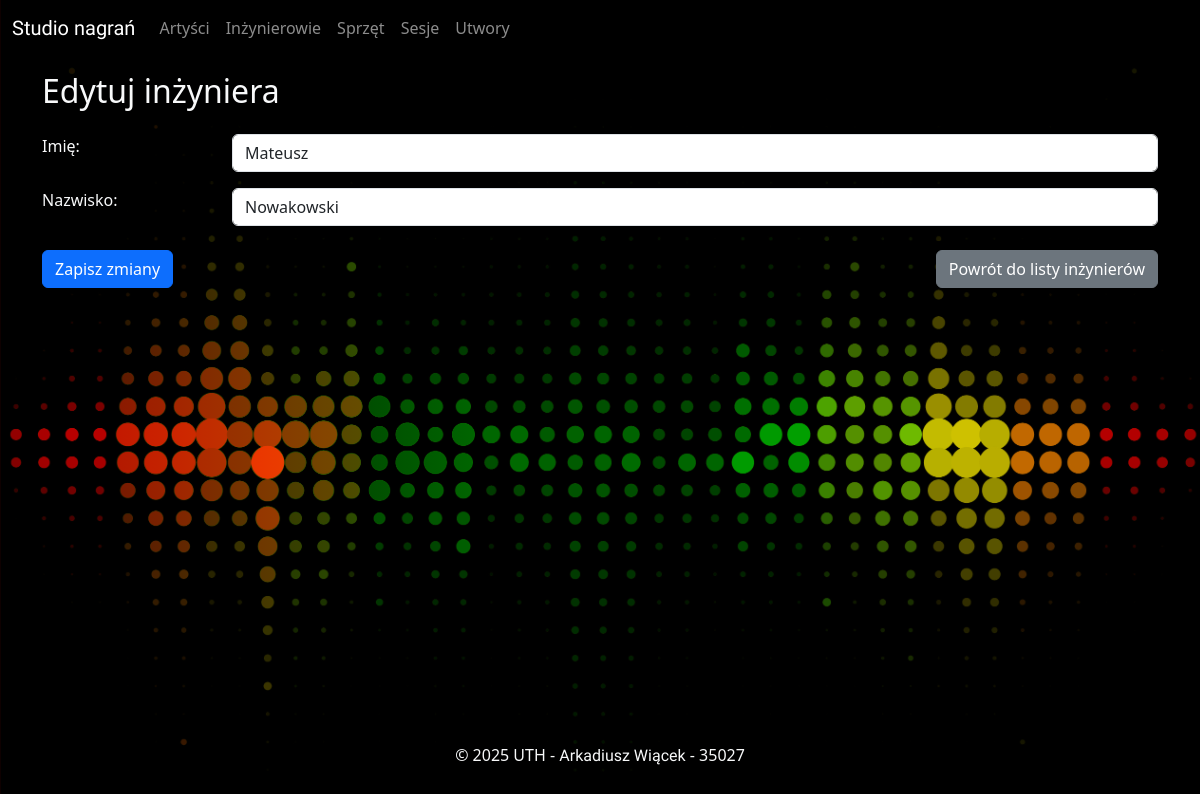
Before: /inzynierowie/edytuj/10 with the older database file.
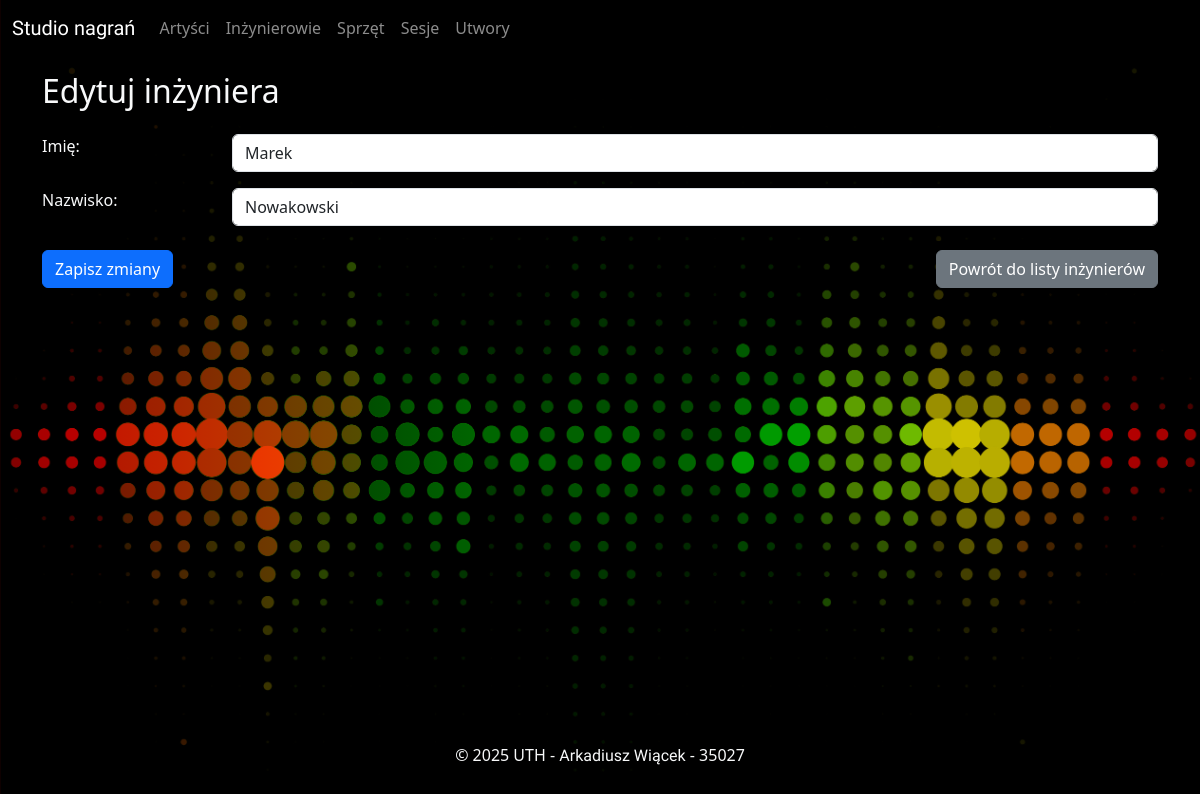
After: the same page with the newer database file.
### app/models.py (models this page shows)
class Inzynierowie(base):
    __tablename__ = "inzynierowie"
    IdInzyniera = Column(Integer, primary_key=True)
    Imie = Column(String)
    Nazwisko = Column(String)
    sesje = relationship(
        "Sesje", back_populates="inzynierowie", cascade="all, delete-orphan"
    )

### app/views/inzynierowie.py (the view, shortened to what this page needs)
@inzynierowie_bp.route("/edytuj/<int:id_inzyniera>", methods=["GET", "POST"])
def edytuj_inzyniera_view(id_inzyniera: int):
    inzynier = get_by_id(Inzynierowie, id_inzyniera)
    return render_template("edytuj_inzyniera.html", inzynier=inzynier)

### app/services.py (called while the page is built)
@contextmanager
def get_db_session():
    session = database.session()
    try:
        yield session
        session.commit()
    except Exception:
        session.rollback()
        raise
    finally:
        session.close()

def get_by_id(model_class, id_value):
    pk_name = list(model_class.__table__.primary_key.columns)[0].name
    with get_db_session() as session:
        return session.query(model_class).filter(getattr(model_class, pk_name) == id_value).first()

### app/templates/edytuj_inzyniera.html (shortened to what this page needs)
{% extends "base.html" %}
{% block content %}
    <div class="container">
        <div class="row py-1 py-sm-3">
            <div class="col text-light">
                <h2>
                    Edytuj inżyniera
                </h2>
            </div>
        </div>
        <div class="row">
            <div class="col text-light">
                <form method="post">
                    <div class="row mb-3">
                        <label class="col-sm-2" for="imie">
                            Imię:
                        </label>
                        <div class="col-sm-10">
                            <input type="text"
                                   name="imie"
                                   id="imie"
                                   class="form-control"
                                   value="{{ inzynier.Imie }}"
                                   required>
                        </div>
                    </div>
                    <div class="row mb-3">
                        <label class="col-sm-2" for="nazwisko">
                            Nazwisko:
                        </label>
                        <div class="col-sm-10">
                            <input type="text"
                                   name="nazwisko"
                                   id="nazwisko"
                                   class="form-control"
                                   value="{{ inzynier.Nazwisko }}"
                                   required>
                        </div>
                    </div>
                    <div class="row mt-2">
                        <div class="col-12 col-sm pt-2">
                            <button type="submit" class="btn btn-primary btn-block">
                                Zapisz zmiany
                            </button>
                        </div>
                        <div class="col-12 col-sm pt-4 pt-sm-2 d-flex justify-content-sm-end">
                            <a href="{{ url_for("inzynierowie.inzynierowie_view") }}"
                               class="btn btn-secondary btn-block">Powrót do listy inżynierów</a>
                        </div>
                    </div>
                </form>
            </div>
        </div>
    </div>
{% endblock content %}

Changed rows visible on the page:
changed Inzynierowie "Nowakowski": imie "Mateusz" → "Marek"
